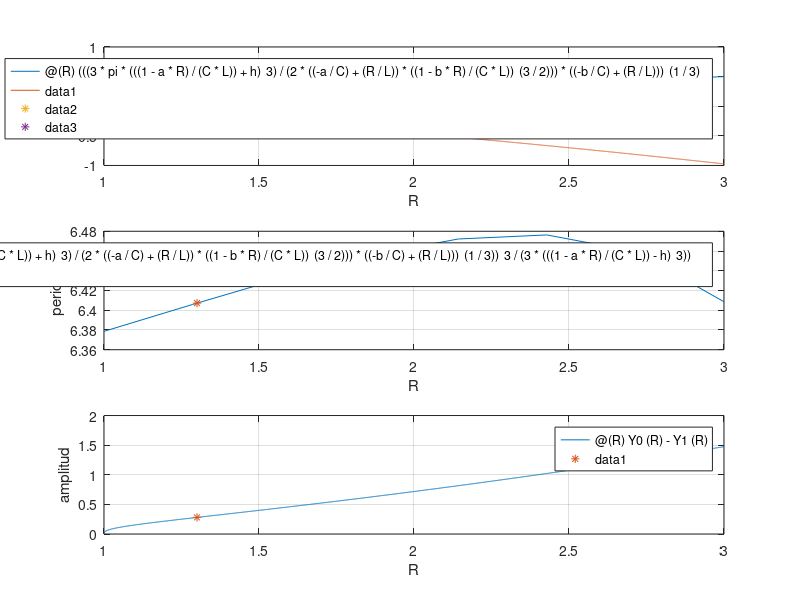

This figure's MATLAB source:
% Ejemplo 4

% Valores del circuito
a = 0.2;  Rtilde = 1.3;
b = 0.01; L = 10;
h = -1;   C = 0.1;

% dc = (1-a*R)/(C*L)    % c: Central,  Derecha
% de = (1-b*R)/(C*L)    % e: Exterior, Izquierda
% tc = (-a/C)+(R/L)
% te = (-b/C)+(R/L)
% as = dc + h

Y0 = @(R)  (((3*pi*(((1-a*R)/(C*L))+h)^3)/(2*((-a/C)+(R/L))*((1-b*R)/(C*L))^(3/2)))*((-b/C)+(R/L)))^(1/3);

Y1 = @(R) (-((((3*pi*(((1-a*R)/(C*L))+h)^3)/(2*((-a/C)+(R/L))*((1-b*R)/(C*L))^(3/2)))*((-b/C)+(R/L)))^(1/3)))-(((2*((-a/C)+(R/L)))/(3*(h+((1-a*R)/(C*L))))))*(((((3*pi*(((1-a*R)/(C*L))+h)^3)/(2*((-a/C)+(R/L))*((1-b*R)/(C*L))^(3/2)))*((-b/C)+(R/L)))^(1/3)))^2;

periodo = @(R) (4*pi/(((1-b*R)/(C*L))*sqrt((4*((1-b*R)/(C*L)))-(((-b/C)+(R/L))^2)))) + (2*(((1-a*R)/(C*L))-((1-b*R)/(C*L))-(2*((-a/C)+(R/L))^2)+(((-a/C)+(R/L))*((-b/C)+(R/L)))+((-b/C)+(R/L))^2)*((((3*pi*(((1-a*R)/(C*L))+h)^3)/(2*((-a/C)+(R/L))*((1-b*R)/(C*L))^(3/2)))*((-b/C)+(R/L)))^(1/3))^3/(3*(((1-a*R)/(C*L))-h)^3));

amplitud = @(R) Y0(R)-Y1(R);

disp('Condiciones que deben cumplirse');
disp('de > 0, te > 0(para R > 1), a < 0, tc < 0');
de = (1-b*Rtilde)/(C*L)
te = (-b/C)+(Rtilde/L)
as = ((1-a*Rtilde)/(C*L)) + h
tc = (-a/C)+(Rtilde/L)

disp('Puntos, periodo y amplitud');
Y0_punto = Y0(Rtilde)
Y1_punto = Y1(Rtilde)
periodo_punto  = periodo(Rtilde)
amplitud_punto = amplitud(Rtilde)

subplot(3,1,1); fplot(Y0,[1 3]);hold on; fplot(Y1,[1 3]);
plot(Rtilde,Y0_punto,'*'); plot(Rtilde,Y1_punto,'*');
xlabel('R'); ylabel('Y'); grid on; shg; subplot(3,1,2);
fplot(periodo,[1 3]); hold on; plot(Rtilde,periodo_punto,'*');
xlabel('R'); ylabel('periodo'); grid on; shg;
subplot(3,1,3); fplot(amplitud,[1 3]); hold on;
plot(Rtilde,amplitud_punto,'*'); xlabel('R'); ylabel('amplitud');
grid on; shg;
